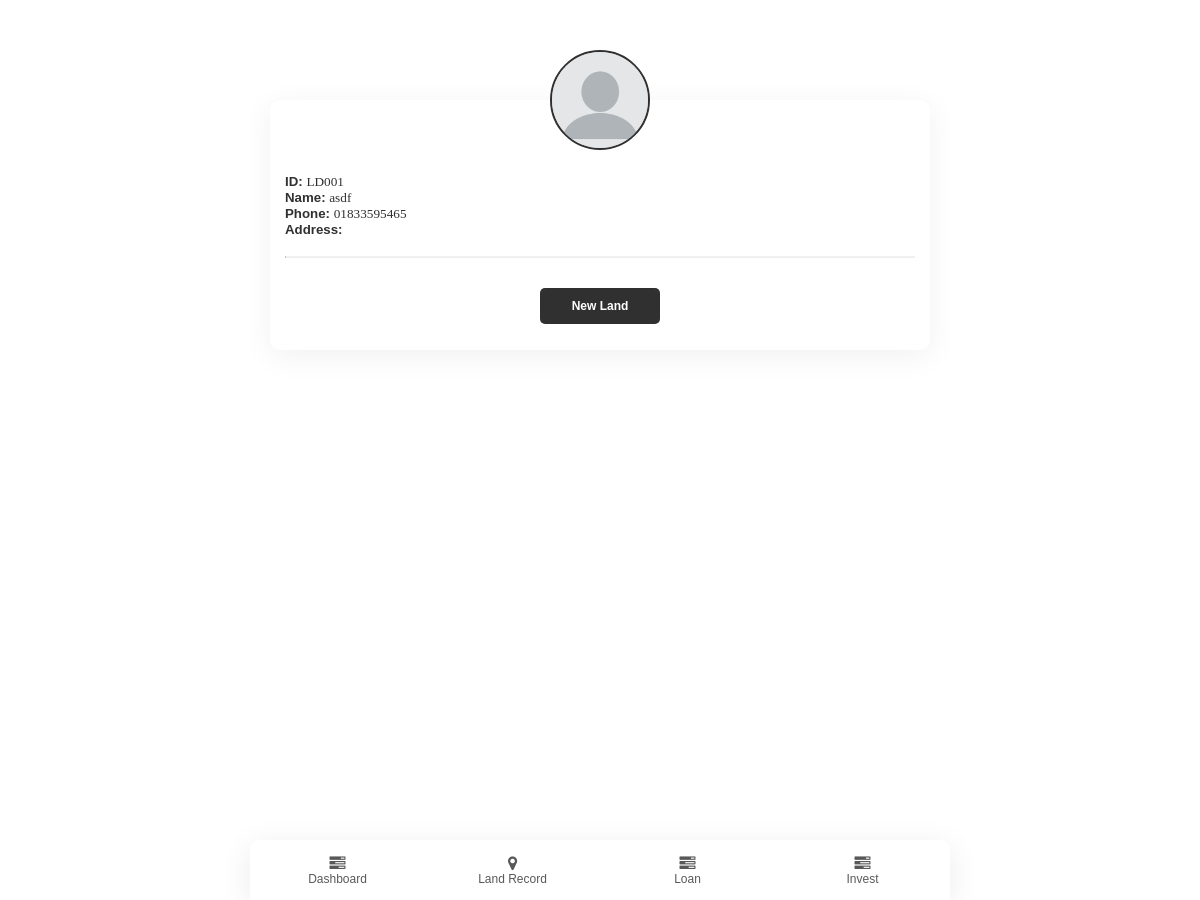
/landownerprofile/1 (signed in), run on an earlier commit of the app's database.
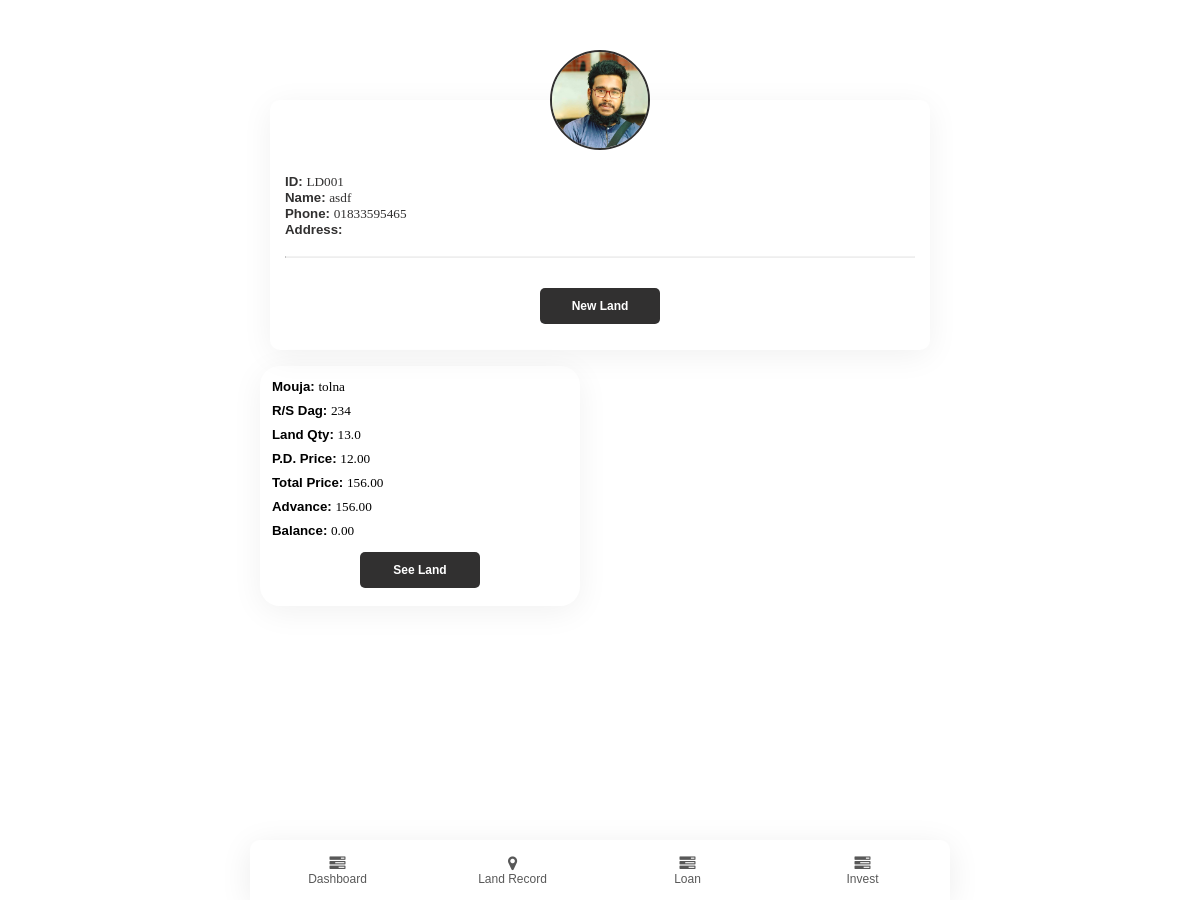
And on a later commit of the database.
### app/models.py (models this page shows)
class Landowner(models.Model):
    Landownername = models.CharField(max_length=50)
    phone = models.CharField(max_length=15, blank=True, null= True)
    img = models.ImageField(default='avatar.png', upload_to='pics')
    landbuyer = models.ForeignKey(User, on_delete=models.SET_NULL, blank=True, null=True)
    status = models.BooleanField(default=None, null=True, blank=False)
    def __str__(self):
        return "LD00" + str(self.id)

class Land(models.Model):
    landowner = models.ForeignKey(Landowner, on_delete=models.SET_NULL, blank=True, null=True)
    landQTY = models.FloatField(default=0, null=True, blank=True)
    rsdag = models.CharField(max_length=50)
    perDprice = models.FloatField(default=0, null=True, blank=True)
    mouja = models.CharField(max_length=50)
    def totalprice(self):
        return self.perDprice * self.landQTY

### app/views.py (the view)
# urls.py: path('landownerprofile/<int:id>', views.landownerprofile, name='landownerprofile'),
@login_required(login_url='login')
def landownerprofile(request, id):
    if request.method == 'POST' and request.FILES['img']:
        i = request.FILES['img']
        profile = Landowner.objects.get(id=id)
        profile.img = i
        profile.save()
        return redirect("landownerprofile", id)
    else:
        profile = Landowner.objects.get(id=id)
        lands = Land.objects.filter(landowner=profile)
        landdetails = {}
        for land in lands:
            advance = Advance.objects.filter(land=land)
            total = sum([a.advance for a in advance])
            balacnce = land.totalprice() - total
            landdetails[land] = total, balacnce
        return render(request, "app/landownerprofile.html",{
            "profile": profile,
            "landdetails": landdetails,
        })

### app/templates/app/landownerprofile.html (shortened to what this page needs)
{% extends "app/layout.html" %}
{% block body %}
<header class="profile" style="text-align: center; height: 250px;">
  <div class="image-upload">
    <label onclick="imagePreview(imgbtn)" id="imgbtn">
        <img src="{{ profile.img.url }}" />
    </label>
</div>
  <div class="info">
      <h5>ID: <span class="lightword">{{ profile }}</span></h5>
      <h5>Name: <span class="lightword">{{ profile.Landownername }}</span></h5>
      <h5>Phone: <span class="lightword">{{ profile.phone }}</span></h5>
      <h5>Address: </h5>
      <br>
      <hr>
      <br>
      <div class="buttondiv">
          <button class="samebuttons" type="button" onclick="ModalFunc(loanbtn)" id="loanbtn">New Land</button>
      </div>
  </div>
</header>
<div class="list-cards">
  {% for landdetail, advance in landdetails.items %}
    <div class="card list" style="height: 240px;">
        <h5>Mouja: <span class="lightword">{{ landdetail.mouja }}</span></h5>
        <h5>R/S Dag: <span class="lightword">{{ landdetail.rsdag }}</span></h5>
        <h5>Land Qty: <span class="lightword">{{ landdetail.landQTY }}</span></h5>
        <h5>P.D. Price: <span class="lightword">{{ landdetail.perDprice|floatformat:2 }}</span></h5>
        <h5>Total Price: <span class="lightword">{{ landdetail.totalprice|floatformat:2 }}</span></h5>
        <h5>Advance: <span class="lightword">{{ advance.0|floatformat:2 }}</span></h5>
        <h5>Balance: <span class="lightword">{{ advance.1|floatformat:2 }}</span></h5>
        <div class="buttondiv">
            <a href="{% url 'advancepage' profile.id landdetail.id %}"><button class="samebuttons">See Land</button></a>
        </div>
    </div>
  {% endfor %}
</div>
{% endblock %}

What changed in the data, as far as the page shows it:
changed Landowner "LD001": img: picture added in place of a placeholder
added Land: mouja "tolna", rsdag "234", landQTY "13.0", perDprice "12.00", totalprice "156.00", advance "156.00", advance "0.00"
